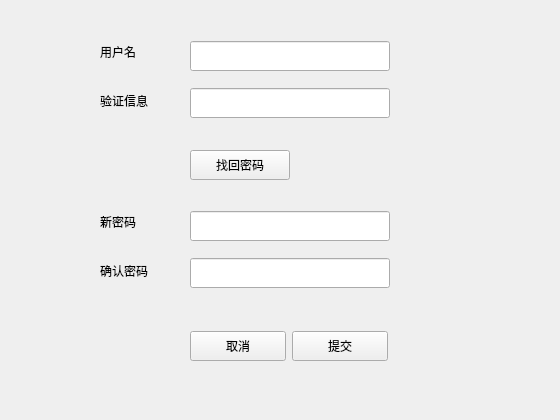
<?xml version="1.0" encoding="UTF-8"?>
<ui version="4.0">
 <class>reset_password</class>
 <widget class="QWidget" name="reset_password">
  <property name="geometry">
   <rect>
    <x>0</x>
    <y>0</y>
    <width>560</width>
    <height>420</height>
   </rect>
  </property>
  <property name="minimumSize">
   <size>
    <width>560</width>
    <height>420</height>
   </size>
  </property>
  <property name="maximumSize">
   <size>
    <width>560</width>
    <height>420</height>
   </size>
  </property>
  <property name="windowTitle">
   <string>找回密码</string>
  </property>
  <widget class="QPushButton" name="Button_checkaccount">
   <property name="geometry">
    <rect>
     <x>190</x>
     <y>150</y>
     <width>100</width>
     <height>30</height>
    </rect>
   </property>
   <property name="minimumSize">
    <size>
     <width>100</width>
     <height>30</height>
    </size>
   </property>
   <property name="maximumSize">
    <size>
     <width>100</width>
     <height>30</height>
    </size>
   </property>
   <property name="text">
    <string>找回密码</string>
   </property>
  </widget>
  <widget class="QWidget" name="layoutWidget">
   <property name="geometry">
    <rect>
     <x>190</x>
     <y>330</y>
     <width>200</width>
     <height>33</height>
    </rect>
   </property>
   <layout class="QHBoxLayout" name="horizontalLayout_2">
    <item>
     <widget class="QPushButton" name="Button_cancel">
      <property name="minimumSize">
       <size>
        <width>96</width>
        <height>30</height>
       </size>
      </property>
      <property name="maximumSize">
       <size>
        <width>96</width>
        <height>30</height>
       </size>
      </property>
      <property name="text">
       <string>取消</string>
      </property>
     </widget>
    </item>
    <item>
     <widget class="QPushButton" name="Button_ok">
      <property name="minimumSize">
       <size>
        <width>96</width>
        <height>30</height>
       </size>
      </property>
      <property name="maximumSize">
       <size>
        <width>96</width>
        <height>30</height>
       </size>
      </property>
      <property name="text">
       <string>提交</string>
      </property>
     </widget>
    </item>
   </layout>
  </widget>
  <widget class="QWidget" name="">
   <property name="geometry">
    <rect>
     <x>100</x>
     <y>30</y>
     <width>62</width>
     <height>94</height>
    </rect>
   </property>
   <layout class="QVBoxLayout" name="verticalLayout">
    <item>
     <widget class="QLabel" name="label_account">
      <property name="minimumSize">
       <size>
        <width>0</width>
        <height>43</height>
       </size>
      </property>
      <property name="maximumSize">
       <size>
        <width>50</width>
        <height>43</height>
       </size>
      </property>
      <property name="text">
       <string>用户名</string>
      </property>
     </widget>
    </item>
    <item>
     <widget class="QLabel" name="label_vrifinfo">
      <property name="minimumSize">
       <size>
        <width>0</width>
        <height>43</height>
       </size>
      </property>
      <property name="maximumSize">
       <size>
        <width>16777215</width>
        <height>43</height>
       </size>
      </property>
      <property name="text">
       <string>验证信息</string>
      </property>
     </widget>
    </item>
   </layout>
  </widget>
  <widget class="QWidget" name="">
   <property name="geometry">
    <rect>
     <x>190</x>
     <y>30</y>
     <width>202</width>
     <height>101</height>
    </rect>
   </property>
   <layout class="QVBoxLayout" name="verticalLayout_2">
    <item>
     <widget class="QLineEdit" name="lineEdit_account">
      <property name="minimumSize">
       <size>
        <width>200</width>
        <height>0</height>
       </size>
      </property>
      <property name="maximumSize">
       <size>
        <width>200</width>
        <height>30</height>
       </size>
      </property>
     </widget>
    </item>
    <item>
     <widget class="QLineEdit" name="lineEdit_vrifinfo">
      <property name="minimumSize">
       <size>
        <width>200</width>
        <height>30</height>
       </size>
      </property>
      <property name="maximumSize">
       <size>
        <width>200</width>
        <height>30</height>
       </size>
      </property>
     </widget>
    </item>
   </layout>
  </widget>
  <widget class="QWidget" name="">
   <property name="geometry">
    <rect>
     <x>100</x>
     <y>200</y>
     <width>62</width>
     <height>94</height>
    </rect>
   </property>
   <layout class="QVBoxLayout" name="verticalLayout_3">
    <item>
     <widget class="QLabel" name="label_password">
      <property name="minimumSize">
       <size>
        <width>0</width>
        <height>43</height>
       </size>
      </property>
      <property name="maximumSize">
       <size>
        <width>100</width>
        <height>43</height>
       </size>
      </property>
      <property name="text">
       <string>新密码</string>
      </property>
     </widget>
    </item>
    <item>
     <widget class="QLabel" name="label_passwordconfirm">
      <property name="minimumSize">
       <size>
        <width>0</width>
        <height>43</height>
       </size>
      </property>
      <property name="maximumSize">
       <size>
        <width>16777215</width>
        <height>43</height>
       </size>
      </property>
      <property name="text">
       <string>确认密码</string>
      </property>
     </widget>
    </item>
   </layout>
  </widget>
  <widget class="QWidget" name="">
   <property name="geometry">
    <rect>
     <x>190</x>
     <y>200</y>
     <width>202</width>
     <height>101</height>
    </rect>
   </property>
   <layout class="QVBoxLayout" name="verticalLayout_4">
    <item>
     <widget class="QLineEdit" name="lineEdit_password">
      <property name="minimumSize">
       <size>
        <width>200</width>
        <height>30</height>
       </size>
      </property>
      <property name="maximumSize">
       <size>
        <width>200</width>
        <height>30</height>
       </size>
      </property>
     </widget>
    </item>
    <item>
     <widget class="QLineEdit" name="lineEdit_passwordconfirm">
      <property name="minimumSize">
       <size>
        <width>200</width>
        <height>30</height>
       </size>
      </property>
      <property name="maximumSize">
       <size>
        <width>200</width>
        <height>30</height>
       </size>
      </property>
     </widget>
    </item>
   </layout>
  </widget>
 </widget>
 <resources/>
 <connections/>
</ui>
